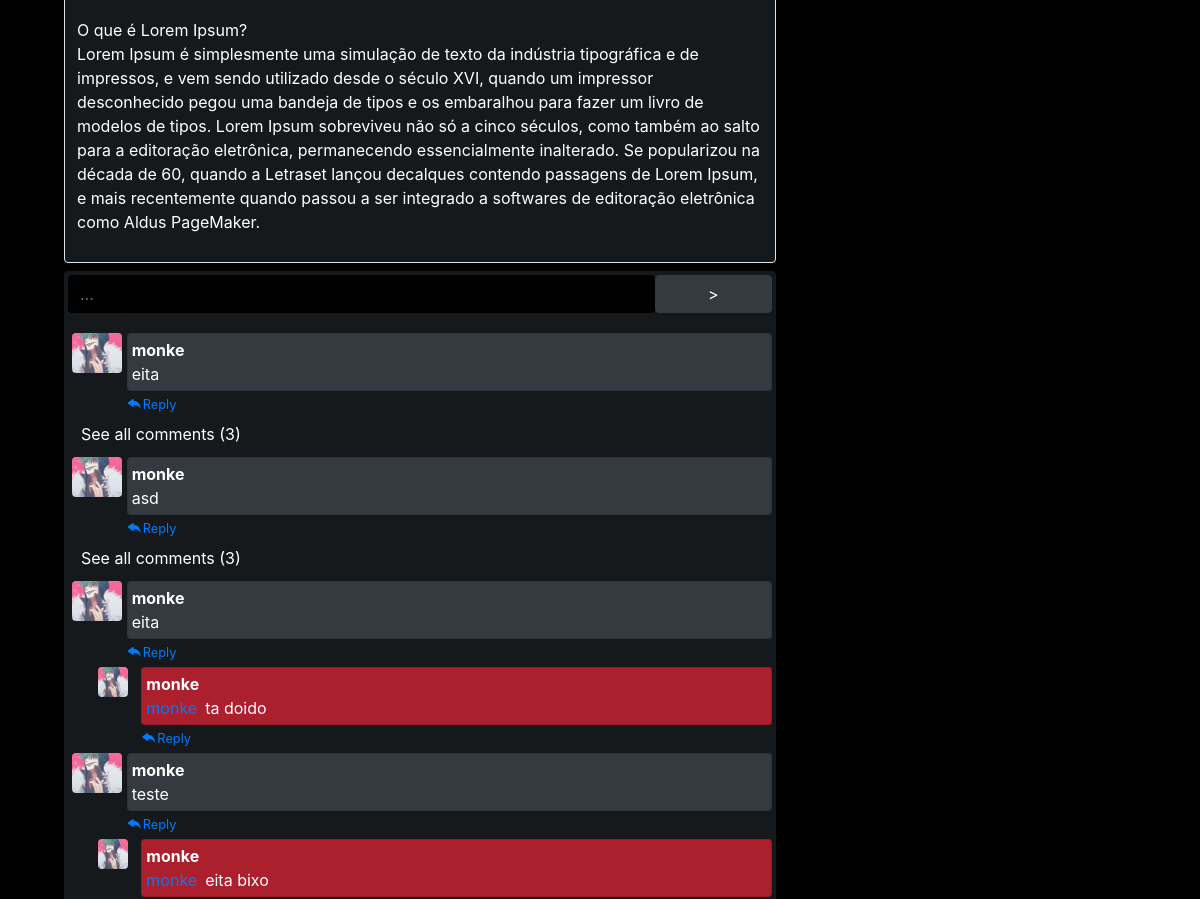
Before: /post/1 (middle part) with the older database file.
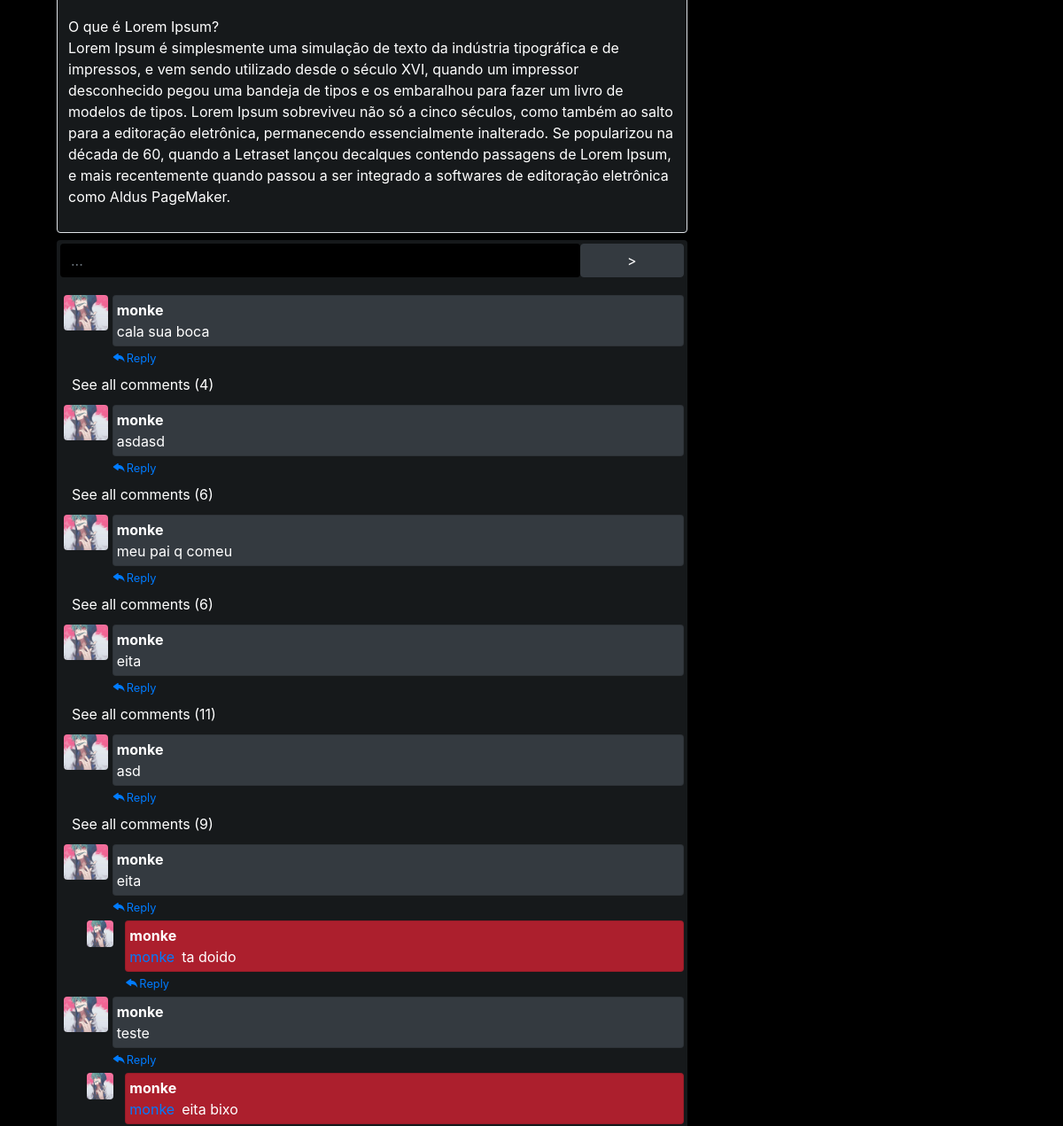
After: the same page with the newer database file.
### home/models.py (models this page shows, shortened)
class Comment(models.Model):
    post = models.ForeignKey(Post, on_delete=models.CASCADE, related_name='comments')
    author = models.ForeignKey(User, on_delete=models.CASCADE)
    comment = models.CharField(max_length=50, blank=True)
    parent = models.ForeignKey('self', on_delete=models.CASCADE, blank=True, null=True, related_name='replies')
    reply_author = models.ForeignKey(User, on_delete=models.CASCADE, blank=True, null=True, related_name='reply_author')
    def is_parent(self):
        if self.parent is None:
            return True
        return False

### chat/models.py (models this page shows, shortened)
class Profile(models.Model):
    user = models.OneToOneField(User, primary_key=True, related_name='profile', on_delete=models.CASCADE, blank=True)
    name = models.CharField(max_length=50, blank=True, null=True)
    image = models.ImageField(upload_to='img_profile/', default="img_profile/default.jpg", blank=True)

### home/views.py (the view)
# urls.py: path('post/<int:pk>', PostDetail.as_view(), name='post_detail'),
class PostDetail(View):
    def get(self, request, pk, *args, **kwargs):
        post = Post.objects.get(pk=pk)
        salas = ChatRoom.objects.all().annotate(num_users=Count('users')).order_by('-num_users')
        context = {
            'post': post,
            'salas': salas,
        }
        return render(request, 'home/post_detail.html', context)

### home/templates/home/post_detail.html (shortened to what the changed rows need)
{% extends 'navbar.html' %}
{% load static %}
{% block content %}
<div class="container-fluid text-white mt-3 mb-3 cont p-0" style="width:90%;">
    <div class="row all-bar m-0 p-0">
        <div class="col-md-8 m-0 p-1">
            <div class="p-1 rounded mt-2" style="background-color:#343a406e">
                <div class="container-fluid p-0 m-0" id="commentSection">
                    {% for com in post.comments.all reversed %}
                    {% if com.is_parent %}
                    <div class="m-0 p-0">
                        <div class="m-0 p-0 row" id="comment{{com.pk}}">
                            <div class="m-0 p-0 col-1 ">
                                <img class="mx-auto d-block mt-1 img-fluid rounded embed-responsive-item img-teste" src="{{com.author.profile.image.url}}" alt="" style="width:50px;height:40px;object-fit:cover">
                            </div>
                            <div class="col-11 bg-dark text-white p-1 mt-1 card">
                                <p class="m-0 p-0"><strong>{{com.author}}</strong></p>
                                <p class="m-0 p-0">{{com.comment}}</p>
                            </div>
                            <span class="col-1 m-0 p-0"></span>
                            <div class="col-11 m-0 p-0" id="accordion">
                                <a class="reply m-0 p-0" data-toggle="collapse" data-target="#collapseOne{{com.pk}}"><i class="bi bi-reply-fill"></i><small>Reply</small></a>
                            </div>
                        </div>
                        {% if com.replies.all.count > 2 %}
                            <a class="btn btn-link text-white" id="count{{com.pk}}" style="display: inline-block" data-toggle="collapse" data-target="#collapseTwo{{com.pk}}" aria-controls="collapseTwo">See all comments ({{com.replies.all.count}})</a>
                        {% else %}
                            <a class="btn btn-link text-white" id="count{{com.pk}}" style="display: none" data-toggle="collapse" data-target="#collapseTwo{{com.pk}}" aria-controls="collapseTwo">See all comments ({{com.replies.all.count}})</a>
                        {% endif %}
                        <div class="col-12 m-0 p-0" id="accordion{{com.pk}}">
                            {% for reply in com.replies.all %}
                            {% if com.replies.all.count > 2 %}
                                <span class="collapse collapseTwo{{com.pk}} texte{{com.pk}}" id="collapseTwo{{com.pk}}" aria-labelledby="headingOne" data-parent="#accordion{{com.pk}}">
                            {% else %}
                                <span class="collapse collapseTwo{{com.pk}} texte{{com.pk}} show" id="collapseTwo{{com.pk}}" aria-labelledby="headingOne" data-parent="#accordion{{com.pk}}">
                            {% endif %}
                            <div class="m-0 ml-3 p-0 row" id="replies">
                                <div class="m-0 p-0 col-1 ">
                                    <img class="mx-auto d-block mt-1 img-fluid rounded embed-responsive-item img-teste2" src="{{reply.author.profile.image.url}}" alt="" style="width:30px;height:30px;object-fit:cover">
                                </div>
                                <div class="col-11 text-white p-1 mt-1 card" style="background-color:#bd2130e6">
                                    <p class="m-0 p-0"><strong>{{reply.author}}</strong></p>
                                    <p class="m-0 p-0"><a class="mr-2">{{reply.reply_author}}</a>{{reply.comment}}</p>
                                </div>
                                <span class="col-1 m-0 p-0"></span>
                                <div class="col-11 m-0 p-0" id="accordion{{reply.pk}}">
                                    <a class="reply m-0 p-0" data-toggle="collapse" data-target="#collapseOne{{reply.pk}}"><i class="bi bi-reply-fill"></i><small>Reply</small></a>
                                </div>
                            </div>
                            </span>
                            {% endfor %}
                        </div>
                    </div>
                    {% endif %}
                    {% endfor %}
                </div>
            </div>
        </div>
    </div>
</div>
{% endblock content %}

Changed rows visible on the page:
added Comment: author.profile.image (picture), author "monke", comment "cala sua boca", replies.all.count "4"
added Comment: author.profile.image (picture), author "monke", comment "asdasd", replies.all.count "6"
added Comment: author.profile.image (picture), author "monke", comment "meu pai q comeu", replies.all.count "6"
computed for Comment (number 4 of 9 on the later page): replies.all.count "3" → "11"
computed for Comment "asd": replies.all.count "3" → "9"
